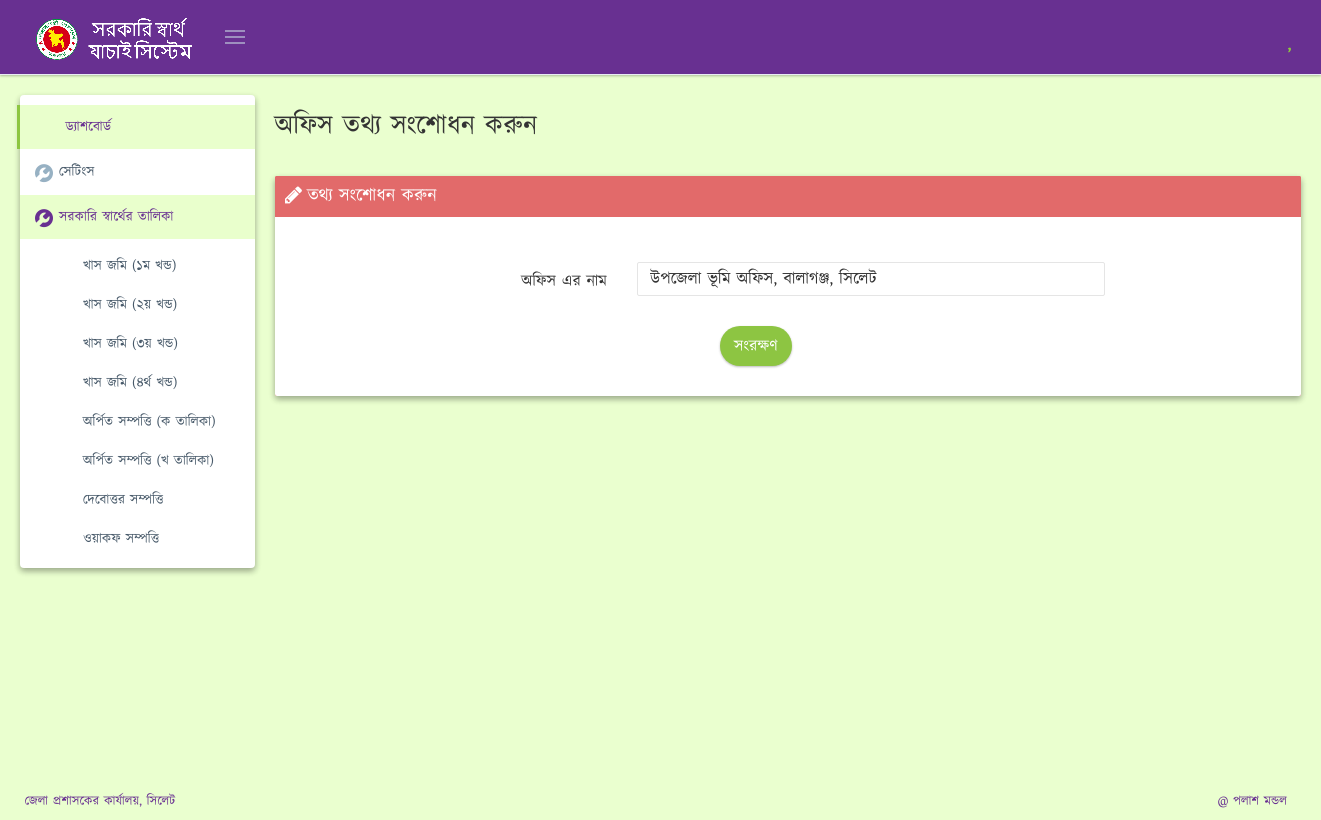
The page /settings.php (signed in) on the database as committed earlier.
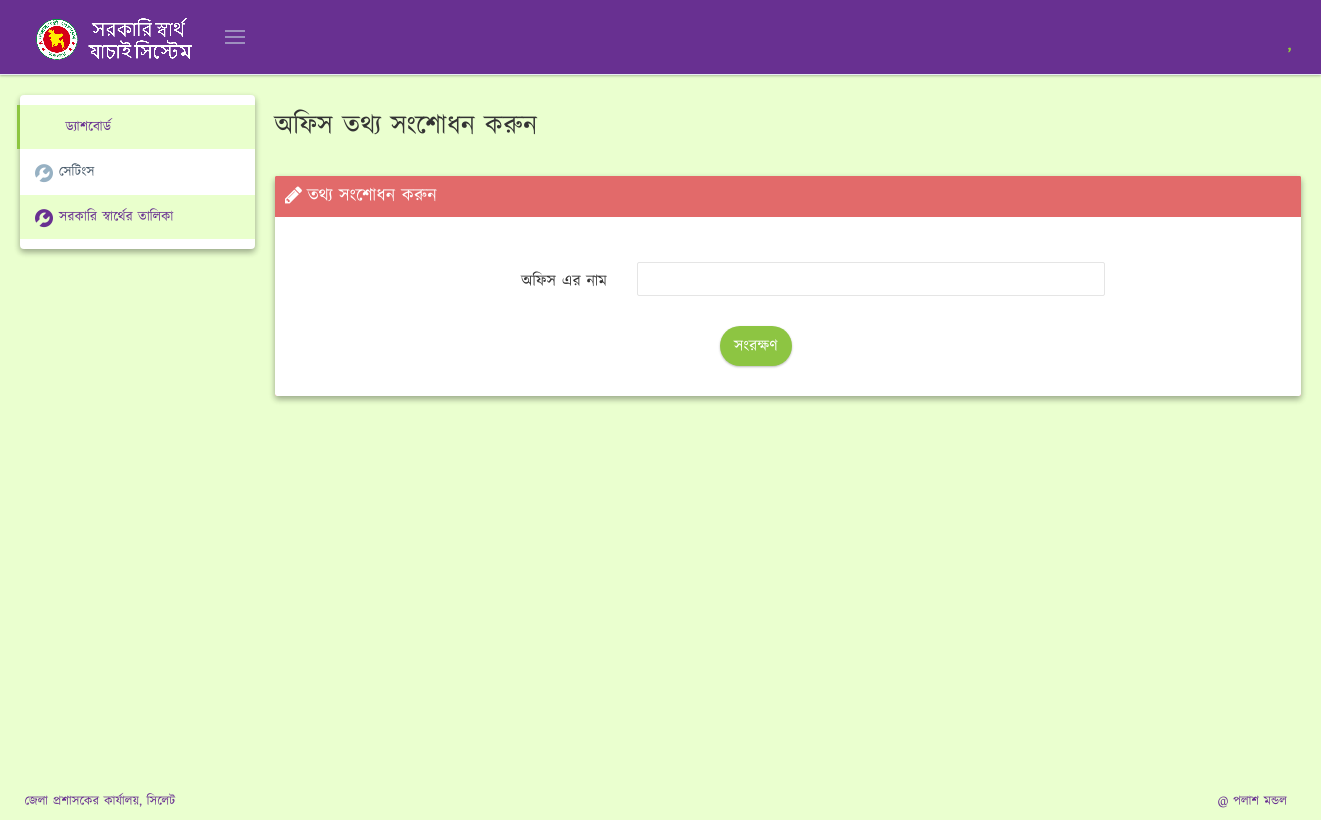
The same page on the database as committed later.
### tables this page shows
CREATE TABLE IF NOT EXISTS `interest` (
  `interest_id` int(11) NOT NULL AUTO_INCREMENT,
  `interest_name` varchar(120) DEFAULT NULL,
  PRIMARY KEY (`interest_id`) USING BTREE,
  KEY `id` (`interest_id`) USING BTREE
);

CREATE TABLE IF NOT EXISTS `settings` (
  `field_name` varchar(120) DEFAULT 'à¦®à¦¹à¦¾à¦¨à¦—à¦° à¦°à¦¾à¦œà¦¸à§à¦¬ à¦¸à¦¾à¦°à§à¦•à§‡à¦²',
  `field_value` varchar(120) DEFAULT 'à¦®à¦¹à¦¾à¦¨à¦—à¦° à¦°à¦¾à¦œà¦¸à§à¦¬ à¦¸à¦¾à¦°à§à¦•à§‡à¦²'
);

### settings.php (the view, shortened to what the changed rows need)
<?php
require_once "config.php";
    $query1 = 'SELECT * FROM `settings` WHERE field_name= "office_name"';
    $result2 = mysqli_query($conn, $query1);
    $info = mysqli_fetch_array($result2);
?>
    <!DOCTYPE html>
    <html lang="en" class="no-js">
<?php include 'header.php'; ?>
<body class="page-header-fixed page-sidebar-closed-hide-logo page-sidebar-closed-hide-logo"
      oncontextmenu="return false;">
<?php include('top_nav.php'); ?>
<div class="page-container">
    <?php include 'sidebar.php'; ?>
    <div class="page-content-wrapper">
        <div class="page-content" style="min-height:588px">
            <div class="row">
                <div class="col-md-12">
                    <div id="ajax-content">
                        <div class="page-head">
                            <div class="row" style="margin-bottom: 15px;">
                                <div class="col-md-6">
                                    <div class="page-title">
                                        <h2 style="margin-top: 0px;"> অফিস তথ্য সংশোধন করুন</h2>
                                    </div>
                                </div>
                            </div>
                        </div>
                        <div class="row">
                            <div class="col-md-12">
                                <div class="portlet  box box red-sunglo">
                                    <div class="portlet-body">
                                        <div style="font-size: 15px; text-align: justify;margin: 20px;">
                                            <form enctype="multipart/form-data" method="post" accept-charset="utf-8"
                                                  class="form-horizontal" action="<?php echo $_SERVER['PHP_SELF'];?>">
                                                <div class="form-body">
                                                    <div class="row">
                                                        <div class="panel-body col-sm-12">
                                                            <div class="form-group">
                                                                <div class="col-sm-6">
                                                                    <div class="input text required"><input type="text"
                                                                                                            name="office_name"
                                                                                                            value="<?php echo $info['field_value']; ?>"
                                                                                                            title="Numbers: 0-9"
                                                                                                            required="required"
                                                                                                            class="form-control"
                                                                                                            maxlength="255"
                                                                                                            id="office_name">
                                                                    </div>
                                                                </div>
                                                            </div>
                                                        </div>
                                                    </div>
                                                </div>
                                            </form>
                                        </div>
                                    </div>
                                </div>
                            </div>
                        </div>
                    </div>
                </div>
            </div>
        </div>
    </div>
</div>
</body>
    </html>

### sidebar.php (shortened to what the changed rows need)
<div class="page-sidebar-wrapper">
    <div class="page-sidebar md-shadow-z-2-i  navbar-collapse collapse">
        <ul class="page-sidebar-menu" data-keep-expanded="false" data-auto-scroll="true" data-slide-speed="200">
            <li class="open">
                <ul class="sub-menu" style="display: block;">
            <?php
            include 'config.php';
            $interest_query = "SELECT * FROM `interest` ORDER BY `interest_id` ASC";
            $interest_result = mysqli_query($conn, $interest_query);
            while ($interest_info = mysqli_fetch_array($interest_result)) {
                echo ' <li> ';
                echo ' <a href="/interest_details.php?interest=';
                echo $interest_info['interest_id'];
                echo '" class="service-list" data-s_id="13"><i style="float: left; margin: 2px 6px 4px 7px;" class="icon-book-open"></i><span class="title">';
                echo $interest_info['interest_name'];
                echo "</span>
                </a>
            </li>";
            }
            ?>
                </ul>
        </ul>
    </div>
</div>

Rows that differ between the two databases and show on the page:
removed interest: interest_name "খাস জমি (১ম খন্ড)"
removed interest: interest_name "খাস জমি (২য় খন্ড)"
removed interest: interest_name "খাস জমি (৩য় খন্ড)"
removed interest: interest_name "খাস জমি (৪র্থ খন্ড)"
removed interest: interest_name "অর্পিত সম্পত্তি (ক তালিকা)"
removed interest: interest_name "অর্পিত সম্পত্তি (খ তালিকা)"
removed interest: interest_name "দেবোত্তর সম্পত্তি"
removed interest: interest_name "ওয়াকফ সম্পত্তি"
removed settings: office_name "উপজেলা ভূমি অফিস, বালাগঞ্জ, সিলেট"
